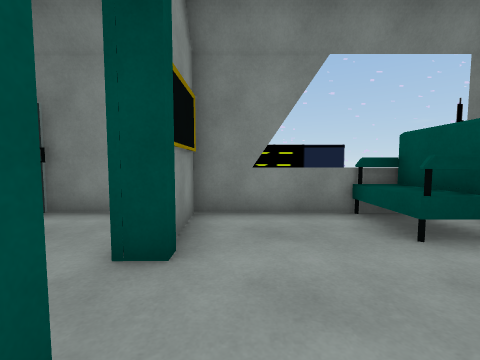
view 1 (above)

18 first-person views from a walk through a Unity game level. The camera is 1.2 m above the floor, tilts 4° down and sees 90° across. The floor is counted in squares, 1 m on a side. Each view is taken from the middle of a square. On the plan, view 1 faces up. The plan holds only what a view shows up to about 12 squares ahead; the rest is blank. The place goes on beyond the plan. The player character is not drawn. Door leaves are left out, so doorways stand open. Some surface patterns are stand-ins.

view 2
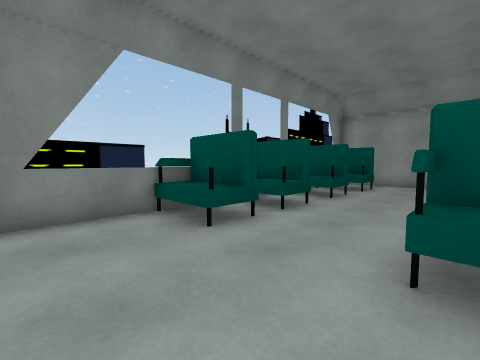

view 3
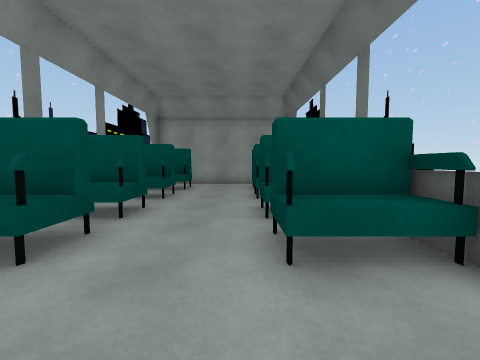

view 4
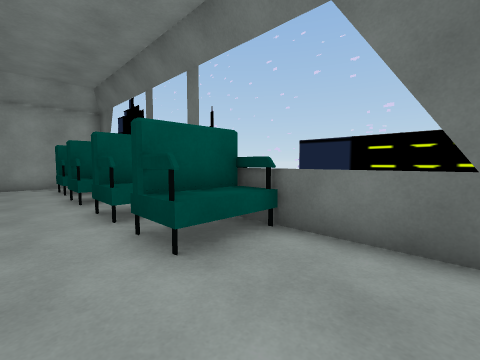

view 5
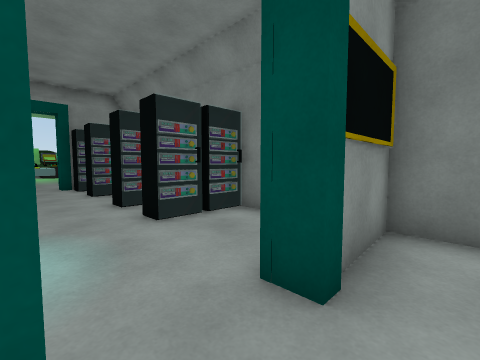

view 6
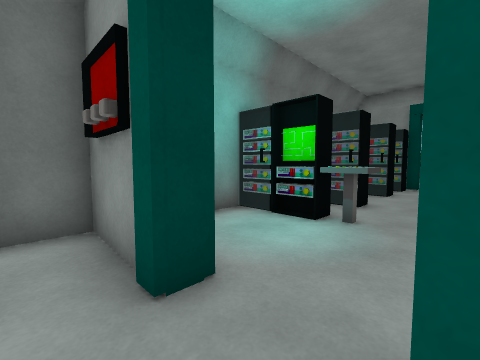

view 7
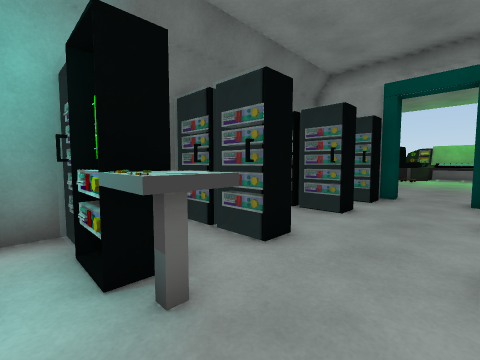

view 8
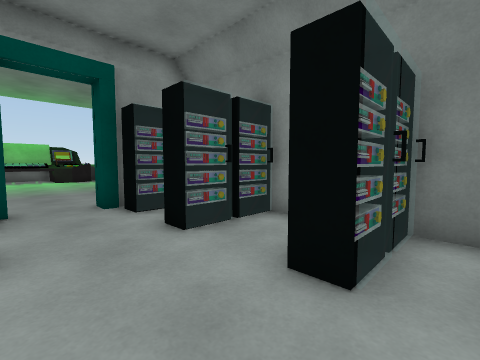

view 9
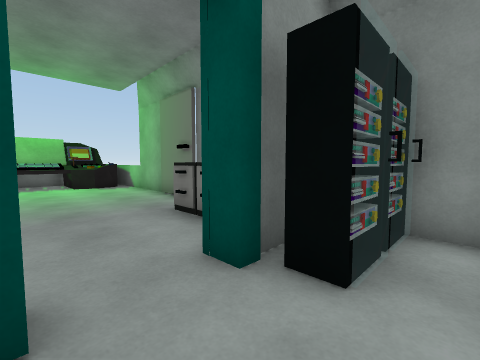

view 10
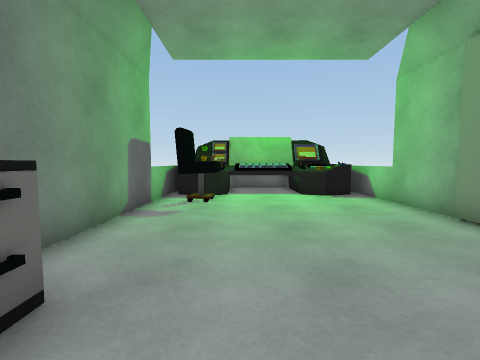

view 11
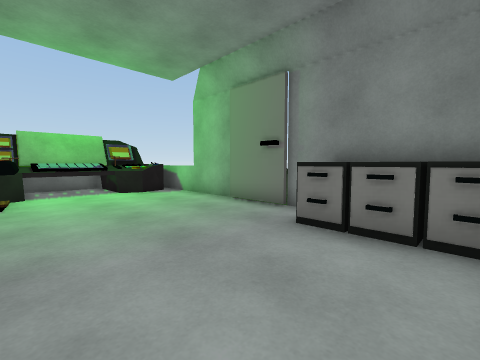

view 12
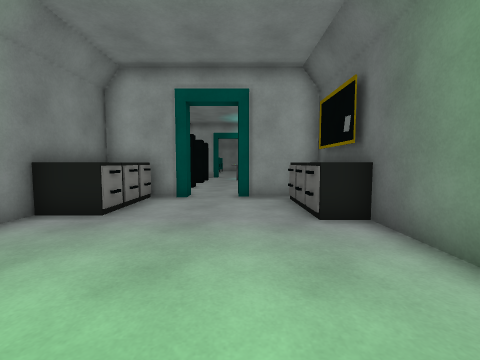

view 13
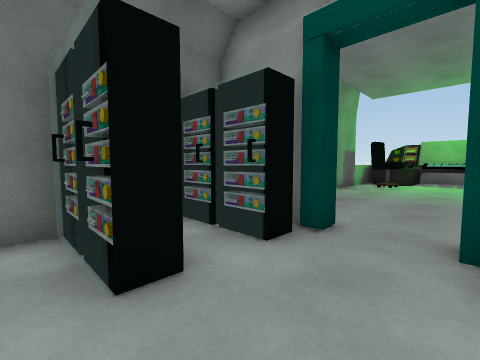

view 14
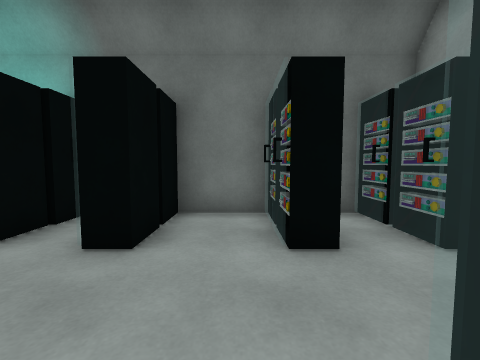

view 15
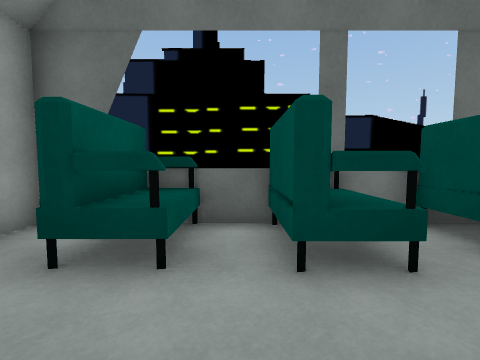

view 16
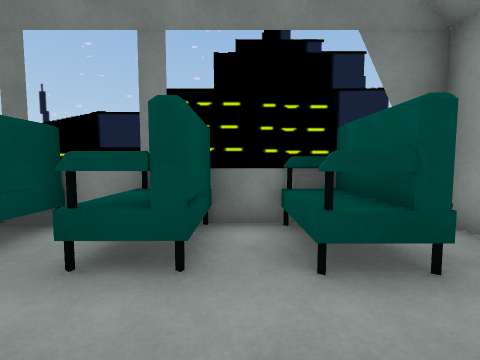

view 17
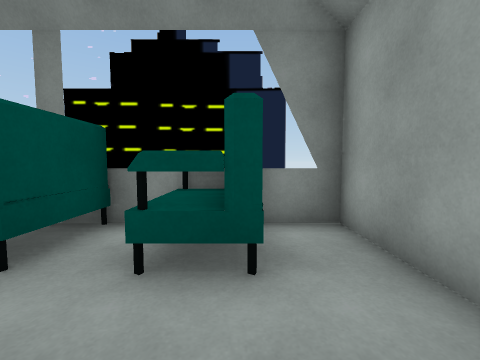

view 18
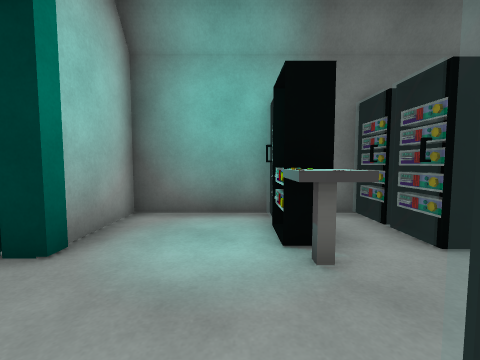

### Floor plan
Key: @ floor where view 1 was taken; # wall or solid block; . floor; D open door; = window, fence, low wall or low ledge; ^ raised ledge; v drop or lower ground; S sofa; C cabinet; H chair; O other object.
Columns run from 27 left of view 1 to 14 right of it. Each row starts with its distance up from view 1.
  6   vvv######################===####=##=##=v
  5  #^^.......CCC#O.O..O.O.. #...SSSS.SS.SS.#
  4 ##^^.......CCC#O.O..O.O...#...SSSS.SS.SS.#
  3  #^..........DDO.O..O.O..DD..............#
  2  #^..........DD..........DD..............#
  1  #^..........DDO.O..O.O..DD..............#
  0  #^^HH........#O.O..O.#...#@..SSSS.SS.SS.#
 -1  # ^HH....CCCC#O.O..O.OD..#...SSSS.SS.SS.#
 -2  ##########################===####=##=## #

Positions as (right, up) in squares from view 1, and headings:
1: (0, 0), facing up
2: (0, 0), facing up-right
3: (0, 1), facing right
4: (0, 2), facing down-right
5: (0, 1), facing up-left
6: (0, 3), facing down-left
7: (-4, 3), facing down-left
8: (-6, 1), facing up-left
9: (-11, 1), facing up-left
10: (-15, 1), facing left
11: (-14, 0), facing up-left
12: (-22, 1), facing right
13: (-9, 3), facing down-left
14: (-9, 4), facing down
15: (10, 3), facing down
16: (10, 1), facing up
17: (12, 1), facing up
18: (-4, 4), facing down
